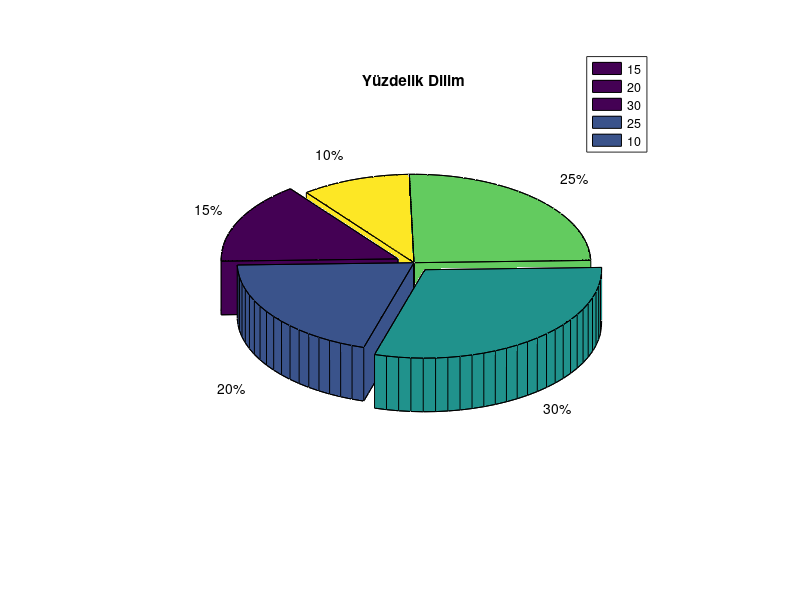
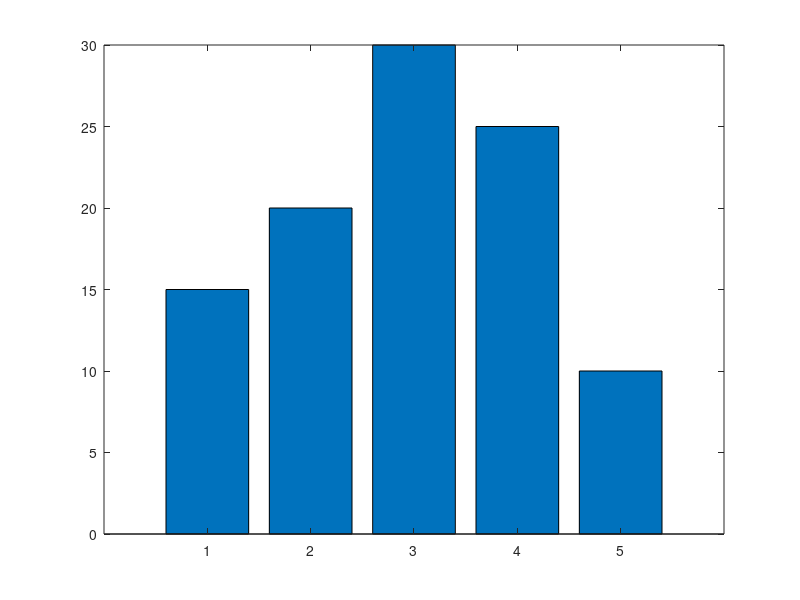

MATLAB code to generate these figures, in order:
clear;
close all;
clc;

%% problem 1 sin ve cos grafigi ciz
t = 0:pi/100:2*pi;
y = sin(t);
plot(t,y,"--")
xlabel('Zaman');
ylabel("Genlik");
title("Sin-Cos");
hold on
y = cos(t);
plot(t,y,"*");
legend("sin","cos");
hold off

%% problem 2 bar grafigi icine bir vektor koy
A=[2 1 3 -2 4];
bar(A); %bar grafigi olusturur
xlabel("Bar");
title("Bar Grafigi");

%% problem 2.1 bar grafigi 
stairs(A); %cizgi seklinde grafik olusur
xlabel("Bar");
title("Bar Grafigi");

%% problem 3 3 boyut sin grafik oluşturun
x = -2:0.1:2;
y = x;
[X,Y]=meshgrid(x,y);
Z =X.*exp(-X.^2-Y.^2);
mesh(Z);

%% problem 3.1 3 boyut cos grafigi olusturun (surf)
t = 0:pi/10:2*pi;
[X,Y,Z] = cylinder(2+cos(t));
surf(X,Y,Z)

%% problem 4 vektor uzunlugu hesaplama
x=[15 20 30 25 10];
y=[5 0 1 0 0]; %dilim butunlugu 1 yazdıgımız bir adım onde olur
pie3(x,y); %y dilim butunlugu belirtir
title("Yüzdelik Dilim");
legend("15","20","30","25","10");
figure(2);
bar(x);
uzunluk = length(x) %x kac elemanlı oldugu
toplam = sum(x) %x elemanları toplamı
en_buku=max(x) %en buyuk eleman 
en_kucuk=min(x) %en kucuk eleman
ortalam = mean(x) %ortalama hesaplar
carpim = prod(x) %vektorun icinde bulunan elemanları carpar
sirala = sort(x) %kucukten buyuge siralar
